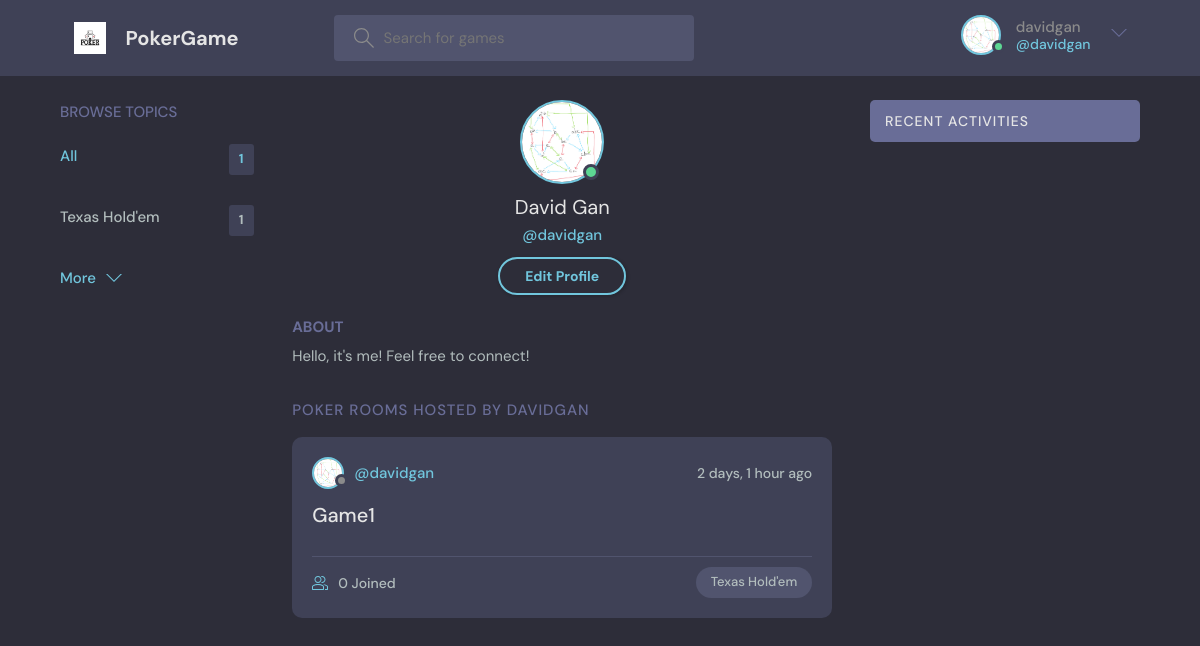
Screenshot of /profile/6/ (signed in) with the database file from the repository.
### base/models.py (models this page shows, shortened)
class User(AbstractUser):
    name = models.CharField(max_length=200, null=True)
    email = models.EmailField(unique=True, null=True)
    bio = models.TextField(null=True)
    chip_count = models.IntegerField(default=5000)
    card1 = models.TextField(max_length=5, null=True)
    card2 = models.TextField(max_length=5, null=True)
    hand_strength = models.IntegerField(default=0) #
    avatar = models.ImageField(null=True, default="avatar.svg")
    USERNAME_FIELD = 'email'
    REQUIRED_FIELDS = ['username']

class Topic(models.Model):
    name = models.CharField(max_length=200)

class Room(models.Model):
    host = models.ForeignKey(User, on_delete=models.SET_NULL, null=True)
    topic = models.ForeignKey(Topic, on_delete=models.SET_NULL, null=True)
    name = models.CharField(max_length=200)
    description = models.TextField(null=True, blank=True)
    participants = models.ManyToManyField(User, related_name='participants', blank=True)
    updated = models.DateTimeField(auto_now=True)
    created = models.DateTimeField(auto_now_add=True)
    pot_size = models.IntegerField(default=0)
    card1 = models.TextField(max_length=5, null=True)
    card2 = models.TextField(max_length=5, null=True)
    card3 = models.TextField(max_length=5, null=True)
    card4 = models.TextField(max_length=5, null=True)
    card5 = models.TextField(max_length=5, null=True)
    deck=models.CharField(max_length=512, null=True)
    class Meta:
        ordering = ['-updated', '-created']

### base/views.py (the view)
# urls.py: path('profile/<str:pk>/', views.userProfile, name="user-profile"),
def userProfile(request, pk):
    user = User.objects.get(id=pk)
    rooms = user.room_set.all()
    room_messages = user.message_set.all()
    topics = Topic.objects.all()
    context = {'user': user, 'rooms': rooms,
               'room_messages': room_messages, 'topics': topics}
    return render(request, 'base/profile.html', context)

### base/templates/base/profile.html
{% extends 'main.html' %}
{% block content %}
<main class="profile-page layout layout--3">
  <div class="container">
    {% include 'base/topics_component.html' %}
    <div class="roomList">
      <div class="profile">
        <div class="profile__avatar">
          <div class="avatar avatar--large active">
            <img src="{{user.avatar.url}}" />
          </div>
        </div>
        <div class="profile__info">
          <h3>{{user.name}}</h3>
          <p>@{{user.username}}</p>
          {% if request.user == user %}
          <a href="{% url 'update-user' %}" class="btn btn--main btn--pill">Edit Profile</a>
          {% endif %}
        </div>
        <div class="profile__about">
          <h3>About</h3>
          <p>
            {{user.bio}}
          </p>
        </div>
      </div>
      <div class="roomList__header">
        <div>
          <h2>Poker Rooms Hosted by davidgan</a>
          </h2>
        </div>
      </div>
      {% include 'base/feed_component.html' %}
    </div>
    {% include 'base/activity_component.html' %}
  </div>
</main>
{% endblock content %}

### templates/navbar.html (shortened to what this page needs)
{% load static %}
<header class="header header--loggedIn">
    <div class="container">
        <a href="{% url 'home' %}" class="header__logo">
            <img src="{% static 'images/logo.jpg' %}" />
            <h1>PokerGame</h1>
        </a>
        <form class="header__search" method="GET" action="{% url 'home' %}">
            <label>
                <input name="q" placeholder="Search for games" />
            </label>
        </form>
        <nav class="header__menu">
            {% if request.user.is_authenticated %}
            <div class="header__user">
                <a href="{% url 'update-user' %}">
                    <div class="avatar avatar--medium active">
                        <img src="{{request.user.avatar.url}}" />
                    </div>
                    <p>{{request.user.username}} <span>@{{request.user.username}}</span></p>
                </a>
                <button class="dropdown-button">
                    <svg version="1.1" xmlns="http://www.w3.org/2000/svg" width="32" height="32" viewBox="0 0 32 32">
                        <title>chevron-down</title>
                        <path d="M16 21l-13-13h-3l16 16 16-16h-3l-13 13z"></path>
                    </svg>
                </button>
            </div>
            {% else %}
            <a href="{% url 'login' %}">
                <img src="{% static 'images/avatar.svg' %}" />
                <p>Login</p>
            </a>
            {% endif %}
        </nav>
    </div>
</header>

### base/templates/base/topics_component.html
<div class="topics">
    <div class="topics__header">
        <h2>Browse Topics</h2>
    </div>
    <ul class="topics__list">
        <li>
            <a href="{% url 'home' %}" class="active">All <span>{{topics.count}}</span></a>
        </li>
        {% for topic in topics %}
        <li>
            <a href="{% url 'home' %}?q={{topic.name}}">{{topic.name}}<span>{{topic.room_set.all.count}}</span></a>
        </li>
        {% endfor %}
    </ul>
    <a class="btn btn--link" href="{% url 'topics' %}">
        More
        <svg version="1.1" xmlns="http://www.w3.org/2000/svg" width="32" height="32" viewBox="0 0 32 32">
            <title>chevron-down</title>
            <path d="M16 21l-13-13h-3l16 16 16-16h-3l-13 13z"></path>
        </svg>
    </a>
</div>

### base/templates/base/feed_component.html (shortened to what this page needs)
{% for room in rooms %}
<div class="roomListRoom">
    <div class="roomListRoom__header">
        <a href="{% url 'user-profile' room.host.id %}" class="roomListRoom__author">
            <div class="avatar avatar--small">
                <img src="{{room.host.avatar.url}}" />
            </div>
            <span>@{{room.host.username}}</span>
        </a>
        <div class="roomListRoom__actions">
            <span>{{room.created|timesince}} ago</span>
        </div>
    </div>
    <div class="roomListRoom__content">
        <a href="{% url 'room' room.id %}">{{room.name}}</a>
    </div>
    <div class="roomListRoom__meta">
        <a href="{% url 'room' room.id %}" class="roomListRoom__joined">
            {{room.participants.all.count}} Joined
        </a>
        <p class="roomListRoom__topic">{{room.topic.name}}</p>
    </div>
</div>
{% endfor %}

### rows the page displays
User: user.avatar (picture), user.username "davidgan", avatar (picture), name "David Gan", username "davidgan", bio "Hello, it's me! Feel free to connect!"
Topic: name "Texas Hold'em", room_set.all.count "1"
Room: host.avatar (picture), host.username "davidgan", created "2 days, 1 hour", name "Game1", participants.all.count "0", topic.name "Texas Hold'em"

### other values shown
{{ topics.count }} "1"
